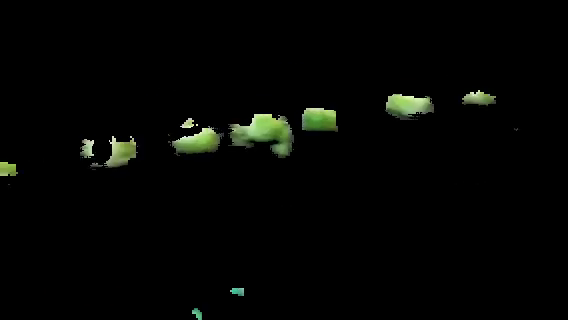
//> input picture frame 127 of Exercice1/extracted.avi, 568 x 320 px, given in place of choux.mp4, which was not available
$ ./ChouxExtraction   (built with g++ and OpenCV 4)
//> lines starting //> are read from the running program, lines starting //| are printed output that depends on the picture; after the words box and inside, x2 and y2 are one past the last pixel; in counts of white or black regions, pixels touching at a corner belong together; pictures that were not available may be replaced by others from this repository, and a replacement may not be noted
#include <opencv2/highgui.hpp>
#include <opencv2/imgproc.hpp>
#include <stdio.h>
#include <iostream>

/*
Ce programme permet d'extraire les choux de la vidéo choux.mp4 se trouvant dans le dossier ../data/
ou d'une autre vidéo donnée en paramètre
*/
using namespace cv;
using namespace std;

/*
Cette fonction gère la mise en pause du programme: si l'utilisateur appuie sur p la vidéo se fige
et il devra rappuyer sur p pour la relancer
*/
static void pause(){
	while(true){
		char key = waitKey(0);
		if ('p' == key) { break; }
	}
}

/*
Cette fonction est le coeur du programme: c'est elle qui permet d'extraire les choux d'une frame
Pour cela, on utilise un intervalle de couleur qui correspond à la couleur des choux
*/
static Mat extract(Mat frame){
	Mat extracted_frame = Mat::zeros(frame.size(), frame.type());

	if (!frame.empty()){
		//On passe d'abord l'image en HSV où les intervalles de couleur sont plus stables
		Mat hsv;
		cvtColor(frame, hsv, COLOR_BGR2HSV);

		//Une teinte et saturation de 60 (+/-20) semble donner les meilleurs résultats
		Mat bw;
		int limit = 20;
		inRange(hsv, Scalar(60-limit, 50, 50), Scalar(60+limit, 255, 255), bw);

		//On uniformise l'extraction avec les contours, pour combler les trous
		vector< vector<Point> > contours;
		findContours(bw.clone(), contours, RETR_EXTERNAL, CHAIN_APPROX_SIMPLE);
		drawContours(extracted_frame, contours, -1, Scalar::all(255), FILLED);

		//Enfin on extrait les choux de la frame initiale grâce au masque
		extracted_frame &= frame;

	}

	return extracted_frame;
}

/*
Cette fonction permet de lire la vidéo frame par frame et d'appeler la fonction extract sur chacune d'elle
*/
static void process_video(VideoCapture in_video){
	//On fait défiler les frames au même rythme que la vidéo d'origine
	int frame_rate = in_video.get(CAP_PROP_FPS);

	//Ce paramètre est géré par la barre espace, il permet d'effectuer l'extraction ou non
	bool extract_choux = false;

	while(true){
		Mat frame;

		in_video >> frame;
//> frame is the input picture: 320 rows x 568 cols, CV_8UC3; mean B, G, R 3.1, 5, 4

		//Si la vidéo est terminé, on sort de la fonction et la sauvegarde se lancera ensuite
		if (frame.empty()){
			break;
		}

		if (extract_choux){
			frame = extract(frame);
		}

		imshow("choux", frame);
		char key = waitKey(frame_rate);
//> the 'q' key is pressed

		//Si l'utilisateur appuie sur q, la vidéo se termine et la sauvegarde se lance
		//S'il appuie sur r, cela relance la vidéo depuis le début
		//S'il presse la touche p, la vidéo se met en pause et ne reprend que lorsque l'on rappuie sur p
		//Enfin, la barre espace permet d'appliquer ou non l'extraction
		if ('q' == key) { break; }
		else if ('r' == key) { in_video.set(CAP_PROP_POS_FRAMES, 1); }
		else if ('p' == key) { pause(); }
		else if (' ' == key) { extract_choux=!extract_choux; }
	}
}

/*
Cette fonction permet de sauvegarder toute la vidéo en ne gardant que les choux
*/
static void save(VideoCapture in_video){
	cout << "Saving video extracted.avi to current folder..." << endl;
	//On reprend la vidéo du début
	in_video.set(CAP_PROP_POS_FRAMES, 1);
	int frame_rate = in_video.get(CAP_PROP_FPS);
	VideoWriter out_video("./extracted.avi", in_video.get(CAP_PROP_FOURCC), frame_rate, Size(in_video.get(CAP_PROP_FRAME_WIDTH),in_video.get(CAP_PROP_FRAME_HEIGHT)));
	//Et on l'écrit frame par frame
	while(true){
		Mat frame;
		in_video >> frame;
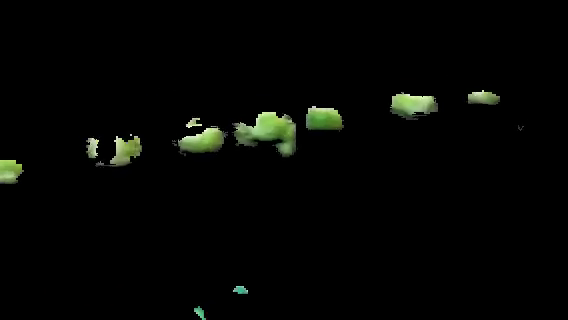
//> input picture frame 128 of Exercice1/extracted.avi, 568 x 320 px, given in place of choux.mp4, which was not available
//> frame is the input picture: 320 rows x 568 cols, CV_8UC3; mean B, G, R 3.2, 5.2, 4.1
		frame = extract(frame);
//> in extract, `cvtColor(frame, hsv, COLOR_BGR2HSV);`: hsv: 320 rows x 568 cols, CV_8UC3; mean H, S, V 2.9, 7.5, 5.2
//> in extract, `inRange(hsv, Scalar(60-limit, 50, 50), Scalar(60+limit, 255, 255), bw);`:
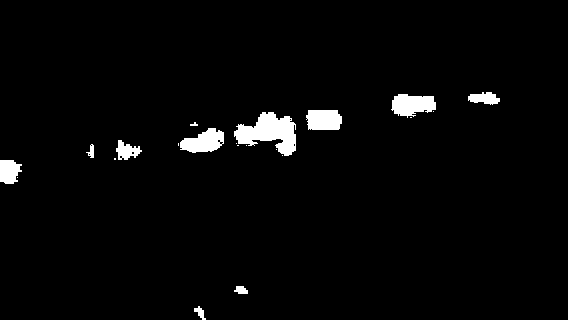
//> bw: 320 rows x 568 cols, CV_8UC1; 2.7% white; 21 white regions (10 under 20 px)
//> in extract, `findContours(bw.clone(), contours, RETR_EXTERNAL, CHAIN_APPROX_SIMPLE);`: contours = 21 contours, 11 with area under 20; largest, box (x1, y1, x2, y2) and area: (234, 112, 296, 156) 1428, (391, 94, 436, 118) 694, (180, 128, 224, 153) 671, (306, 110, 342, 130) 602, (0, 160, 22, 184) 375
//> in extract, `drawContours(extracted_frame, contours, -1, Scalar::all(255), FILLED);`: extracted_frame: 320 rows x 568 cols, CV_8UC3; 2.7% white; 21 white regions (10 under 20 px), largest, box (x1, y1, x2, y2) and area: (234, 112, 296, 156) 1553, (391, 94, 436, 118) 765, (180, 128, 224, 153) 731
//> in extract, `extracted_frame &= frame;`:
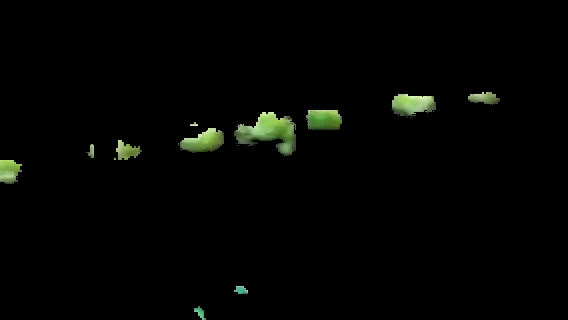
//> extracted_frame: 320 rows x 568 cols, CV_8UC3; mean B, G, R 2.4, 4.2, 3.3
		out_video.write(frame);
		if (frame.empty()){
			break;
		}
	}
	out_video.release();
}

int main(int argc, char* argv[]){

	VideoCapture in_video;

	//Si aucune vidéo n'a été fournie en input, on lance l'extraction sur la vidéo des choux
    if (argc < 2) {
    	//On sélectionne la vidéo
		in_video.open("../data/choux.mp4");
	} else {
		in_video.open(argv[1]);
	}

	//La fonction process_video est celle qui permet d'extraire les choux
	process_video(in_video);

	//On ne sauvegarde la vidéo qu'à la fin car l'écriture est un peu longue
	save(in_video);
	in_video.release();
	destroyAllWindows();
	return 0;
}

$ run again, starting later in the video
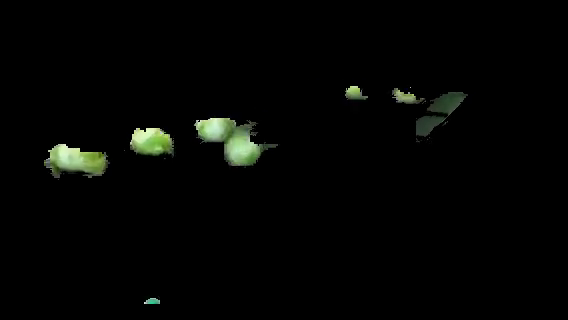
//> input picture frame 575 of Exercice1/extracted.avi, 568 x 320 px, given in place of choux.mp4, which was not available
//> in process_video, frame is the input picture: 320 rows x 568 cols, CV_8UC3; mean B, G, R 3.3, 4.9, 3.9
//> hsv: 320 rows x 568 cols, CV_8UC3; mean H, S, V 2.6, 5.8, 4.8
//> in extract, `inRange(hsv, Scalar(60-limit, 50, 50), Scalar(60+limit, 255, 255), bw);`:
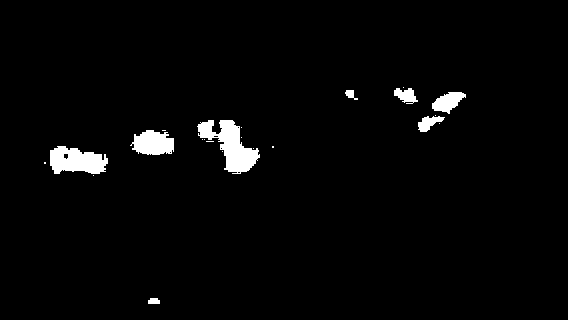
//> bw: 320 rows x 568 cols, CV_8UC1; 2.5% white; 22 white regions (14 under 20 px)
//> contours = 22 contours, 14 with area under 20; largest, box (x1, y1, x2, y2) and area: (197, 120, 260, 174) 1422, (50, 146, 108, 174) 1110, (130, 130, 174, 155) 748, (432, 92, 466, 114) 394, (418, 116, 445, 132) 200, (394, 88, 418, 104) 195, (345, 90, 358, 100) 50, (148, 298, 160, 304) 48
//> in extract, `extracted_frame &= frame;`:
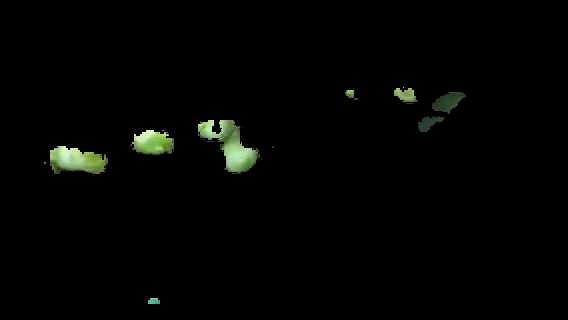
//> extracted_frame: 320 rows x 568 cols, CV_8UC3; mean B, G, R 2.5, 3.9, 3.1

$ run again, starting later in the video
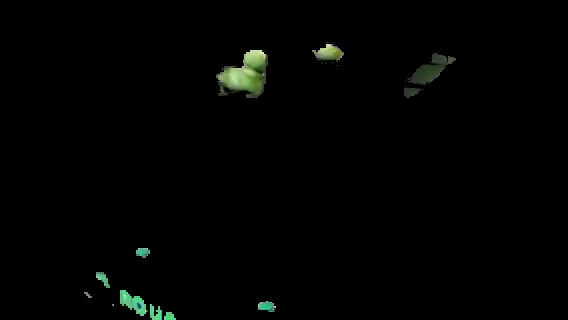
//> input picture frame 1022 of Exercice1/extracted.avi, 568 x 320 px, given in place of choux.mp4, which was not available
//> in process_video, frame is the input picture: 320 rows x 568 cols, CV_8UC3; mean B, G, R 1.9, 2.8, 2
//> hsv: 320 rows x 568 cols, CV_8UC3; mean H, S, V 1.9, 4.8, 2.7
//> in extract, `inRange(hsv, Scalar(60-limit, 50, 50), Scalar(60+limit, 255, 255), bw);`:
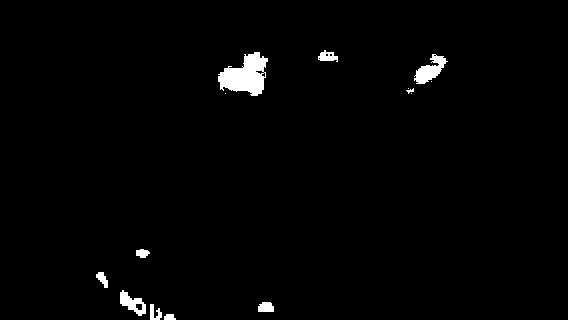
//> bw: 320 rows x 568 cols, CV_8UC1; 1.6% white; 14 white regions (4 under 20 px)
//> contours = 14 contours, 5 with area under 20; largest, box (x1, y1, x2, y2) and area: (218, 52, 268, 96) 1260, (414, 54, 448, 84) 420, (120, 290, 146, 316) 314, (318, 50, 338, 62) 128, (258, 302, 274, 312) 116
//> in extract, `extracted_frame &= frame;`:
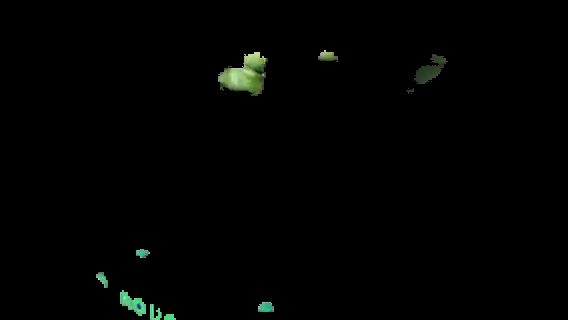
//> extracted_frame: 320 rows x 568 cols, CV_8UC3; mean B, G, R 1.5, 2.3, 1.5
